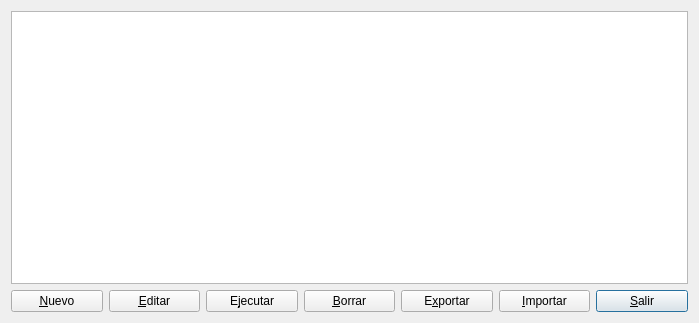
<?xml version="1.0" encoding="UTF-8"?>
<ui version="4.0">
 <author>José Manuel Díez Botella</author>
 <class>selecestado</class>
 <widget class="QDialog" name="selecestado">
  <property name="geometry">
   <rect>
    <x>0</x>
    <y>0</y>
    <width>699</width>
    <height>323</height>
   </rect>
  </property>
  <property name="windowTitle">
   <string>Selección de Estado Contable</string>
  </property>
  <layout class="QVBoxLayout" name="verticalLayout">
   <item>
    <widget class="QListWidget" name="seleclistWidget"/>
   </item>
   <item>
    <layout class="QHBoxLayout" name="horizontalLayout">
     <item>
      <widget class="QPushButton" name="nuevopushButton">
       <property name="text">
        <string>&amp;Nuevo</string>
       </property>
       <property name="icon">
        <iconset resource="keme.qrc">
         <normaloff>:/iconos/graf/Files-New-File-icon.png</normaloff>:/iconos/graf/Files-New-File-icon.png</iconset>
       </property>
      </widget>
     </item>
     <item>
      <widget class="QPushButton" name="editarpushButton">
       <property name="text">
        <string>&amp;Editar</string>
       </property>
       <property name="icon">
        <iconset resource="keme.qrc">
         <normaloff>:/iconos/graf/boligrafo_editar.png</normaloff>:/iconos/graf/boligrafo_editar.png</iconset>
       </property>
      </widget>
     </item>
     <item>
      <widget class="QPushButton" name="ejecutarpushButton">
       <property name="text">
        <string>E&amp;jecutar</string>
       </property>
       <property name="icon">
        <iconset resource="keme.qrc">
         <normaloff>:/iconos/graf/exec.png</normaloff>:/iconos/graf/exec.png</iconset>
       </property>
      </widget>
     </item>
     <item>
      <widget class="QPushButton" name="borrarpushButton">
       <property name="text">
        <string>&amp;Borrar</string>
       </property>
       <property name="icon">
        <iconset resource="keme.qrc">
         <normaloff>:/iconos/graf/borrar.png</normaloff>:/iconos/graf/borrar.png</iconset>
       </property>
      </widget>
     </item>
     <item>
      <widget class="QPushButton" name="exportarpushButton">
       <property name="text">
        <string>E&amp;xportar</string>
       </property>
       <property name="icon">
        <iconset resource="keme.qrc">
         <normaloff>:/iconos/graf/fileexport.png</normaloff>:/iconos/graf/fileexport.png</iconset>
       </property>
      </widget>
     </item>
     <item>
      <widget class="QPushButton" name="importarpushButton">
       <property name="text">
        <string>&amp;Importar</string>
       </property>
       <property name="icon">
        <iconset resource="keme.qrc">
         <normaloff>:/iconos/graf/fileimport.png</normaloff>:/iconos/graf/fileimport.png</iconset>
       </property>
      </widget>
     </item>
     <item>
      <widget class="QPushButton" name="salirpushButton">
       <property name="text">
        <string>&amp;Salir</string>
       </property>
       <property name="icon">
        <iconset resource="keme.qrc">
         <normaloff>:/iconos/graf/application-exit.png</normaloff>:/iconos/graf/application-exit.png</iconset>
       </property>
       <property name="default">
        <bool>true</bool>
       </property>
      </widget>
     </item>
    </layout>
   </item>
  </layout>
 </widget>
 <layoutdefault spacing="6" margin="11"/>
 <pixmapfunction>qPixmapFromMimeSource</pixmapfunction>
 <resources>
  <include location="keme.qrc"/>
 </resources>
 <connections>
  <connection>
   <sender>salirpushButton</sender>
   <signal>clicked()</signal>
   <receiver>selecestado</receiver>
   <slot>accept()</slot>
   <hints>
    <hint type="sourcelabel">
     <x>638</x>
     <y>307</y>
    </hint>
    <hint type="destinationlabel">
     <x>595</x>
     <y>322</y>
    </hint>
   </hints>
  </connection>
 </connections>
</ui>
